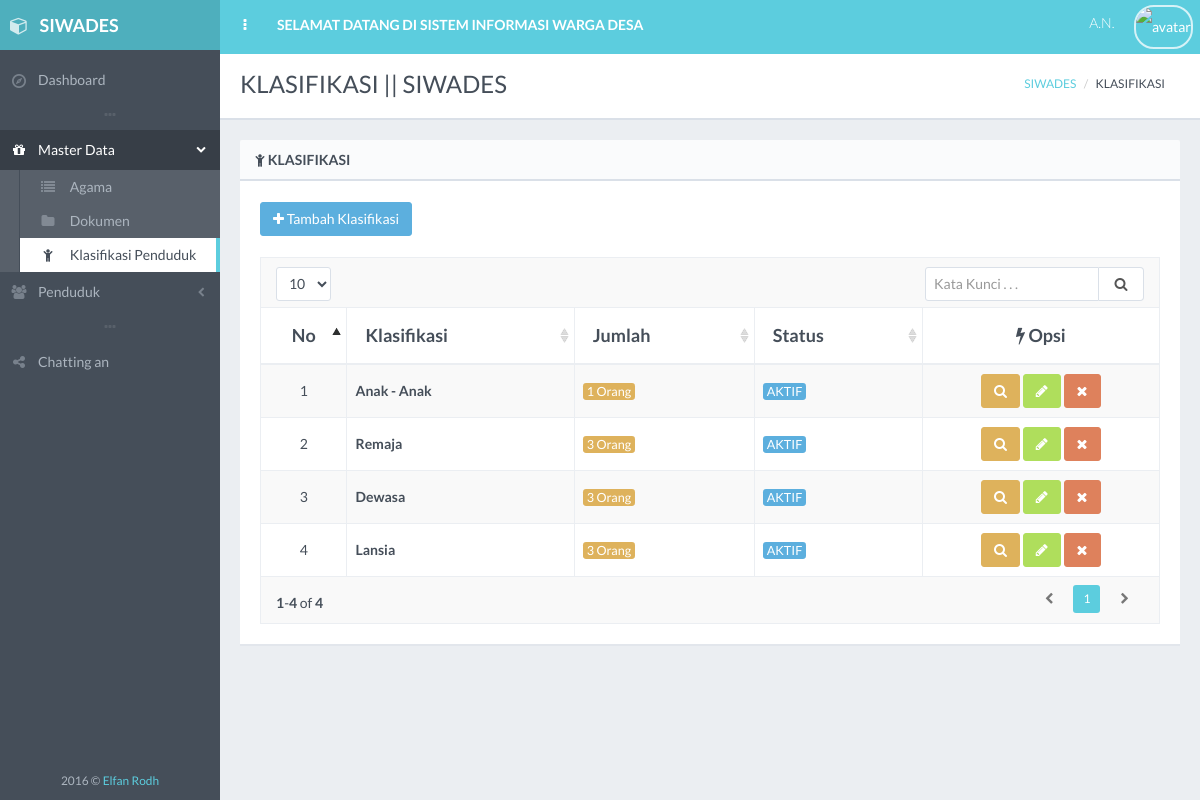
The page /klasifikasi/index.php on the database its author committed.
### tables this page shows
CREATE TABLE `klasifikasi` (
  `id_klasifikasi` varchar(10) NOT NULL DEFAULT '',
  `nama_klasifikasi` varchar(50) DEFAULT NULL,
  `status` int(1) DEFAULT NULL
);

### koneksi.php (called while the page is built)
<?php
	$_mysqli = new mysqli("localhost","root","","siwades");
	return $_mysqli;
 ?>

### klasifikasi/klasifikasi.php (called while the page is built, shortened)
<?php
class Klasifikasi
{
    public function get_klasifikasi(){
        include ('../koneksi.php');
        $klasifikasi = $_mysqli->query("SELECT * FROM klasifikasi");
        return $klasifikasi;
    }
    public function get_id(){
        include ('../koneksi.php');
        $aga = $_mysqli->query("SELECT MAX(RIGHT(id_klasifikasi,1)) + 1 as id_new FROM klasifikasi");
        $id_klasifikasi = mysqli_fetch_array($aga);
        return($id_klasifikasi);
    }
}
 ?>

### klasifikasi/index.php (the view, shortened to what this page needs)
<!DOCTYPE html>
<?php
include ('klasifikasi.php');
$new = new Klasifikasi();
$klas = $new->get_klasifikasi();
$title = "KLASIFIKASI || SIWADES";
 ?>
 <html class="no-js" lang="en">
    <head>
        <link rel="stylesheet" href="../assets/css/bootstrap.min.css">
        <link rel="stylesheet" href="../assets/css/plugins.css">
        <link rel="stylesheet" href="../assets/css/main.css">
        <link rel="stylesheet" href="../assets/css/themes.css">
    </head>
    <body>
        <div id="page-wrapper" class="page-loading">
            <div id="page-container" class="header-fixed-top sidebar-visible-lg-full">
                <div id="main-container">
                    <header class="navbar navbar-inverse navbar-fixed-top">
                        <ul class="nav navbar-nav-custom">
                            <li>
                                <a href="javascript:void(0)" onclick="App.sidebar('toggle-sidebar');this.blur();">
                                    <i class="fa fa-ellipsis-v fa-fw animation-fadeInRight" id="sidebar-toggle-mini"></i>
                                </a>
                            </li>
                            <li class="hidden-xs animation-fadeInQuick">
                                <a href="../pilihan.php"><strong>SELAMAT DATANG DI SISTEM INFORMASI WARGA DESA</strong></a>
                            </li>
                        </ul>
                    </header>
                    <div id="page-content">
                        <div class="content-header">
                            <div class="row">
                                <div class="col-sm-6">
                                    <div class="header-section">
                                        <h1><?php echo $title; ?></h1>
                                    </div>
                                </div>
                                <div class="col-sm-6 hidden-xs">
                                    <div class="header-section">
                                        <ul class="breadcrumb breadcrumb-top">
                                            <li><a href="../dashboard">SIWADES</a></li>
                                            <li>KLASIFIKASI</li>
                                        </ul>
                                    </div>
                                </div>
                            </div>
                        </div>
                        <div class="block full">
                            <div class="block-title">
                                <h2><i class="fa fa-child sidebar-nav-icon"></i> KLASIFIKASI</h2>
                            </div>
                            <a href="#modal-fade" title="Tambah klasifikasi" class="btn btn-effect-ripple btn-info" data-toggle="modal"><i class="fa fa-plus"></i> Tambah Klasifikasi</a>
                            <br>
                            <br>
                            <div class="table-responsive">
                                <table id="example-datatable" class="table table-striped table-bordered table-vcenter">
                                    <thead>
                                        <tr>
                                            <th class="text-center" style="width: 50px;">No</th>
                                            <th>Klasifikasi</th>
                                            <th>Jumlah</th>
                                            <th>Status</th>
                                            <th style="width: 200px" class="text-center" style="width: 75px;"><i class="fa fa-flash"></i> Opsi</th>
                                        </tr>
                                    </thead>
                                    <tbody>
                                    <?php $no=0; foreach ($klas as $row): $no++?>
                                        <tr>
                                            <td class="text-center"><?php echo $no; ?></td>
                                            <td><strong><?php echo $row['nama_klasifikasi'];?></strong></td>
                                            <?php
                                                include('../koneksi.php');
                                                $id = $row['id_klasifikasi'];
                                                $jum = $_mysqli->query("SELECT penduduk.nama FROM penduduk, klasifikasi
                                                                            WHERE penduduk.id_klasifikasi = klasifikasi.id_klasifikasi
                                                                            AND klasifikasi.id_klasifikasi = '$id'");
                                                $jumlah = mysqli_num_rows($jum);
                                             ?>
                                            <td><span class="label label-warning"><?php echo $jumlah." Orang"; ?></span></td>
                                            <td>
                                                <?php
                                                    if ($row['status'] == 1) {$klas = "label label-info"; $tampil = "AKTIF";}
                                                    else {$klas = "label label-danger"; $tampil = "NONAKTIF";}
                                                ?>
                                                <span class="<?php echo $klas; ?>">
                                                    <?php echo $tampil; ?>
                                                </span>
                                            </td>
                                            <td class="text-center">
                                                <a href="detail.php?detail=<?php echo $row['id_klasifikasi']; ?>" data-toggle="tooltip" title="Detail <?php echo $row['nama_klasifikasi']?>" class="btn btn-effect-ripple btn-warning"><i class="fa fa-search"></i></a>
                                                <a href="edit.php?edit=<?php echo $row['id_klasifikasi']; ?>" data-toggle="tooltip" title="Edit <?php echo $row['nama_klasifikasi']?>" class="btn btn-effect-ripple btn-success"><i class="fa fa-pencil"></i></a>
                                                <a onclick="return confirm('Apakah Anda Yakin Ingin Menghapus <?php echo $row['nama_klasifikasi'] ?> ?');" href="?hapus=<?php echo $row['id_klasifikasi']; ?>" data-toggle="tooltip" title="Delete <?php echo $row['nama_klasifikasi']?>" class="btn btn-effect-ripple btn-danger"><i class="fa fa-times"></i></a>
                                            </td>
                                        </tr>
                                    <?php endforeach; ?>
                                    </tbody>
                                </table>
                            </div>
                        </div>
                    </div>
                </div>
            </div>
        </div>
    </body>
</html>

### rows shown on the page
klasifikasi: nama_klasifikasi "Anak - Anak", jumlah "1", status "AKTIF"
klasifikasi: nama_klasifikasi "Remaja", jumlah "3", status "AKTIF"
klasifikasi: nama_klasifikasi "Dewasa", jumlah "3", status "AKTIF"
klasifikasi: nama_klasifikasi "Lansia", jumlah "3", status "AKTIF"

### other values the page prints
$title "KLASIFIKASI || SIWADES"
